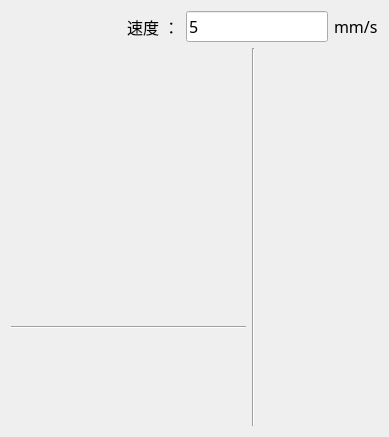
<?xml version="1.0" encoding="UTF-8"?>
<ui version="4.0">
 <class>qg_JogButton_JMPinClass</class>
 <widget class="QWidget" name="qg_JogButton_JMPinClass">
  <property name="geometry">
   <rect>
    <x>0</x>
    <y>0</y>
    <width>389</width>
    <height>437</height>
   </rect>
  </property>
  <property name="font">
   <font>
    <family>微软雅黑</family>
    <pointsize>12</pointsize>
   </font>
  </property>
  <property name="windowTitle">
   <string>qg_JogButton_JMPin</string>
  </property>
  <layout class="QVBoxLayout" name="verticalLayout_2">
   <item>
    <layout class="QHBoxLayout" name="horizontalLayout">
     <item>
      <spacer name="horizontalSpacer">
       <property name="orientation">
        <enum>Qt::Horizontal</enum>
       </property>
       <property name="sizeHint" stdset="0">
        <size>
         <width>40</width>
         <height>20</height>
        </size>
       </property>
      </spacer>
     </item>
     <item>
      <widget class="QLabel" name="label_2">
       <property name="text">
        <string> 速度 ：</string>
       </property>
      </widget>
     </item>
     <item>
      <widget class="QLineEdit" name="lineEdit_JogSpeed">
       <property name="text">
        <string>5</string>
       </property>
      </widget>
     </item>
     <item>
      <widget class="QLabel" name="label">
       <property name="text">
        <string>mm/s</string>
       </property>
      </widget>
     </item>
    </layout>
   </item>
   <item>
    <layout class="QHBoxLayout" name="horizontalLayout_2" stretch="2,0,1">
     <item>
      <layout class="QGridLayout" name="gridLayout">
       <item row="8" column="2">
        <widget class="QPushButton" name="pushButton_U1Right">
         <property name="minimumSize">
          <size>
           <width>0</width>
           <height>40</height>
          </size>
         </property>
         <property name="toolTip">
          <string>U1右（治具）</string>
         </property>
         <property name="styleSheet">
          <string notr="true">QPushButton {
    border: none;
    background: transparent;
}
QPushButton:hover {
    border:1px solid #FFFFFF;
    background: rgba(127, 127, 127, 20);
}</string>
         </property>
         <property name="text">
          <string/>
         </property>
         <property name="icon">
          <iconset resource="../../imgResource.qrc">
           <normaloff>:/icons/icons8-向右旋转-48.png</normaloff>:/icons/icons8-向右旋转-48.png</iconset>
         </property>
         <property name="iconSize">
          <size>
           <width>36</width>
           <height>36</height>
          </size>
         </property>
        </widget>
       </item>
       <item row="0" column="0">
        <widget class="QPushButton" name="pushButton_ULeft">
         <property name="minimumSize">
          <size>
           <width>0</width>
           <height>40</height>
          </size>
         </property>
         <property name="toolTip">
          <string>U左</string>
         </property>
         <property name="styleSheet">
          <string notr="true">QPushButton {
    border: none;
    background: transparent;
}
QPushButton:hover {
    border:1px solid #FFFFFF;
    background: rgba(127, 127, 127, 20);
}</string>
         </property>
         <property name="text">
          <string/>
         </property>
         <property name="icon">
          <iconset resource="../../imgResource.qrc">
           <normaloff>:/icons/icons8-向左旋转-48.png</normaloff>:/icons/icons8-向左旋转-48.png</iconset>
         </property>
         <property name="iconSize">
          <size>
           <width>36</width>
           <height>36</height>
          </size>
         </property>
        </widget>
       </item>
       <item row="5" column="1">
        <widget class="QPushButton" name="pushButton_YDown">
         <property name="minimumSize">
          <size>
           <width>0</width>
           <height>40</height>
          </size>
         </property>
         <property name="toolTip">
          <string>Y下</string>
         </property>
         <property name="styleSheet">
          <string notr="true">QPushButton {
    border: none;
    background: transparent;
}
QPushButton:hover {
    border:1px solid #FFFFFF;
    background: rgba(127, 127, 127, 20);
}</string>
         </property>
         <property name="text">
          <string/>
         </property>
         <property name="icon">
          <iconset resource="../../imgResource.qrc">
           <normaloff>:/icons/icons8-双降-48.png</normaloff>:/icons/icons8-双降-48.png</iconset>
         </property>
         <property name="iconSize">
          <size>
           <width>36</width>
           <height>36</height>
          </size>
         </property>
        </widget>
       </item>
       <item row="4" column="1">
        <spacer name="verticalSpacer_3">
         <property name="orientation">
          <enum>Qt::Vertical</enum>
         </property>
         <property name="sizeHint" stdset="0">
          <size>
           <width>20</width>
           <height>40</height>
          </size>
         </property>
        </spacer>
       </item>
       <item row="8" column="0">
        <widget class="QPushButton" name="pushButton_U1Left">
         <property name="minimumSize">
          <size>
           <width>0</width>
           <height>40</height>
          </size>
         </property>
         <property name="toolTip">
          <string>U1左（治具）</string>
         </property>
         <property name="styleSheet">
          <string notr="true">QPushButton {
    border: none;
    background: transparent;
}
QPushButton:hover {
    border:1px solid #FFFFFF;
    background: rgba(127, 127, 127, 20);
}</string>
         </property>
         <property name="text">
          <string/>
         </property>
         <property name="icon">
          <iconset resource="../../imgResource.qrc">
           <normaloff>:/icons/icons8-向左旋转-48.png</normaloff>:/icons/icons8-向左旋转-48.png</iconset>
         </property>
         <property name="iconSize">
          <size>
           <width>36</width>
           <height>36</height>
          </size>
         </property>
        </widget>
       </item>
       <item row="3" column="0">
        <widget class="QPushButton" name="pushButton_XLeft">
         <property name="minimumSize">
          <size>
           <width>0</width>
           <height>40</height>
          </size>
         </property>
         <property name="toolTip">
          <string>X左</string>
         </property>
         <property name="styleSheet">
          <string notr="true">QPushButton {
    border: none;
    background: transparent;
}
QPushButton:hover {
    border:1px solid #FFFFFF;
    background: rgba(127, 127, 127, 20);
}</string>
         </property>
         <property name="text">
          <string/>
         </property>
         <property name="icon">
          <iconset resource="../../imgResource.qrc">
           <normaloff>:/icons/icons8-双左-48.png</normaloff>:/icons/icons8-双左-48.png</iconset>
         </property>
         <property name="iconSize">
          <size>
           <width>36</width>
           <height>36</height>
          </size>
         </property>
        </widget>
       </item>
       <item row="7" column="0">
        <widget class="QPushButton" name="pushButton_X1Left">
         <property name="minimumSize">
          <size>
           <width>0</width>
           <height>40</height>
          </size>
         </property>
         <property name="toolTip">
          <string>X1左（侧相机）</string>
         </property>
         <property name="styleSheet">
          <string notr="true">QPushButton {
    border: none;
    background: transparent;
}
QPushButton:hover {
    border:1px solid #FFFFFF;
    background: rgba(127, 127, 127, 20);
}</string>
         </property>
         <property name="text">
          <string/>
         </property>
         <property name="icon">
          <iconset resource="../../imgResource.qrc">
           <normaloff>:/icons/icons8-双左-48.png</normaloff>:/icons/icons8-双左-48.png</iconset>
         </property>
         <property name="iconSize">
          <size>
           <width>36</width>
           <height>36</height>
          </size>
         </property>
        </widget>
       </item>
       <item row="0" column="2">
        <widget class="QPushButton" name="pushButton_URight">
         <property name="minimumSize">
          <size>
           <width>0</width>
           <height>40</height>
          </size>
         </property>
         <property name="toolTip">
          <string>U右</string>
         </property>
         <property name="styleSheet">
          <string notr="true">QPushButton {
    border: none;
    background: transparent;
}
QPushButton:hover {
    border:1px solid #FFFFFF;
    background: rgba(127, 127, 127, 20);
}</string>
         </property>
         <property name="text">
          <string/>
         </property>
         <property name="icon">
          <iconset resource="../../imgResource.qrc">
           <normaloff>:/icons/icons8-向右旋转-48.png</normaloff>:/icons/icons8-向右旋转-48.png</iconset>
         </property>
         <property name="iconSize">
          <size>
           <width>36</width>
           <height>36</height>
          </size>
         </property>
        </widget>
       </item>
       <item row="3" column="2">
        <widget class="QPushButton" name="pushButton_XRight">
         <property name="minimumSize">
          <size>
           <width>0</width>
           <height>40</height>
          </size>
         </property>
         <property name="toolTip">
          <string>X右</string>
         </property>
         <property name="styleSheet">
          <string notr="true">QPushButton {
    border: none;
    background: transparent;
}
QPushButton:hover {
    border:1px solid #FFFFFF;
    background: rgba(127, 127, 127, 20);
}</string>
         </property>
         <property name="text">
          <string/>
         </property>
         <property name="icon">
          <iconset resource="../../imgResource.qrc">
           <normaloff>:/icons/icons8-双右-48.png</normaloff>:/icons/icons8-双右-48.png</iconset>
         </property>
         <property name="iconSize">
          <size>
           <width>36</width>
           <height>36</height>
          </size>
         </property>
        </widget>
       </item>
       <item row="2" column="1">
        <spacer name="verticalSpacer">
         <property name="orientation">
          <enum>Qt::Vertical</enum>
         </property>
         <property name="sizeHint" stdset="0">
          <size>
           <width>20</width>
           <height>40</height>
          </size>
         </property>
        </spacer>
       </item>
       <item row="1" column="1">
        <widget class="QPushButton" name="pushButton_YUp">
         <property name="minimumSize">
          <size>
           <width>0</width>
           <height>40</height>
          </size>
         </property>
         <property name="toolTip">
          <string>Y上</string>
         </property>
         <property name="styleSheet">
          <string notr="true">QPushButton {
    border: none;
    background: transparent;
}
QPushButton:hover {
    border:1px solid #FFFFFF;
    background: rgba(127, 127, 127, 20);
}</string>
         </property>
         <property name="text">
          <string/>
         </property>
         <property name="icon">
          <iconset resource="../../imgResource.qrc">
           <normaloff>:/icons/icons8-翻倍-48.png</normaloff>:/icons/icons8-翻倍-48.png</iconset>
         </property>
         <property name="iconSize">
          <size>
           <width>36</width>
           <height>36</height>
          </size>
         </property>
        </widget>
       </item>
       <item row="6" column="0" colspan="3">
        <widget class="Line" name="line_2">
         <property name="orientation">
          <enum>Qt::Horizontal</enum>
         </property>
        </widget>
       </item>
       <item row="7" column="1">
        <spacer name="verticalSpacer_4">
         <property name="orientation">
          <enum>Qt::Vertical</enum>
         </property>
         <property name="sizeHint" stdset="0">
          <size>
           <width>20</width>
           <height>40</height>
          </size>
         </property>
        </spacer>
       </item>
       <item row="0" column="1">
        <spacer name="verticalSpacer_2">
         <property name="orientation">
          <enum>Qt::Vertical</enum>
         </property>
         <property name="sizeHint" stdset="0">
          <size>
           <width>20</width>
           <height>40</height>
          </size>
         </property>
        </spacer>
       </item>
       <item row="7" column="2">
        <widget class="QPushButton" name="pushButton_X1Right">
         <property name="minimumSize">
          <size>
           <width>0</width>
           <height>40</height>
          </size>
         </property>
         <property name="toolTip">
          <string>X1右（侧相机）</string>
         </property>
         <property name="styleSheet">
          <string notr="true">QPushButton {
    border: none;
    background: transparent;
}
QPushButton:hover {
    border:1px solid #FFFFFF;
    background: rgba(127, 127, 127, 20);
}</string>
         </property>
         <property name="text">
          <string/>
         </property>
         <property name="icon">
          <iconset resource="../../imgResource.qrc">
           <normaloff>:/icons/icons8-双右-48.png</normaloff>:/icons/icons8-双右-48.png</iconset>
         </property>
         <property name="iconSize">
          <size>
           <width>36</width>
           <height>36</height>
          </size>
         </property>
        </widget>
       </item>
      </layout>
     </item>
     <item>
      <widget class="Line" name="line">
       <property name="orientation">
        <enum>Qt::Vertical</enum>
       </property>
      </widget>
     </item>
     <item>
      <layout class="QVBoxLayout" name="verticalLayout">
       <item>
        <widget class="QPushButton" name="pushButton_ZUp">
         <property name="minimumSize">
          <size>
           <width>0</width>
           <height>40</height>
          </size>
         </property>
         <property name="toolTip">
          <string>pin检测Z上</string>
         </property>
         <property name="styleSheet">
          <string notr="true">QPushButton {
    border: none;
    background: transparent;
}
QPushButton:hover {
    border:1px solid #FFFFFF;
    background: rgba(127, 127, 127, 20);
}</string>
         </property>
         <property name="text">
          <string/>
         </property>
         <property name="icon">
          <iconset resource="../../imgResource.qrc">
           <normaloff>:/icons/icons8-翻倍-48.png</normaloff>:/icons/icons8-翻倍-48.png</iconset>
         </property>
         <property name="iconSize">
          <size>
           <width>36</width>
           <height>36</height>
          </size>
         </property>
        </widget>
       </item>
       <item>
        <spacer name="verticalSpacer_8">
         <property name="orientation">
          <enum>Qt::Vertical</enum>
         </property>
         <property name="sizeHint" stdset="0">
          <size>
           <width>20</width>
           <height>40</height>
          </size>
         </property>
        </spacer>
       </item>
       <item>
        <widget class="QPushButton" name="pushButton_ZDown">
         <property name="minimumSize">
          <size>
           <width>0</width>
           <height>40</height>
          </size>
         </property>
         <property name="toolTip">
          <string>pin检测Z下</string>
         </property>
         <property name="styleSheet">
          <string notr="true">QPushButton {
    border: none;
    background: transparent;
}
QPushButton:hover {
    border:1px solid #FFFFFF;
    background: rgba(127, 127, 127, 20);
}</string>
         </property>
         <property name="text">
          <string/>
         </property>
         <property name="icon">
          <iconset resource="../../imgResource.qrc">
           <normaloff>:/icons/icons8-双降-48.png</normaloff>:/icons/icons8-双降-48.png</iconset>
         </property>
         <property name="iconSize">
          <size>
           <width>36</width>
           <height>36</height>
          </size>
         </property>
        </widget>
       </item>
       <item>
        <widget class="QPushButton" name="pushButton_Z1Up">
         <property name="minimumSize">
          <size>
           <width>0</width>
           <height>40</height>
          </size>
         </property>
         <property name="toolTip">
          <string>正面相机Z上</string>
         </property>
         <property name="styleSheet">
          <string notr="true">QPushButton {
    border: none;
    background: transparent;
}
QPushButton:hover {
    border:1px solid #FFFFFF;
    background: rgba(127, 127, 127, 20);
}</string>
         </property>
         <property name="text">
          <string/>
         </property>
         <property name="icon">
          <iconset resource="../../imgResource.qrc">
           <normaloff>:/icons/icons8-翻倍-48.png</normaloff>:/icons/icons8-翻倍-48.png</iconset>
         </property>
         <property name="iconSize">
          <size>
           <width>36</width>
           <height>36</height>
          </size>
         </property>
        </widget>
       </item>
       <item>
        <spacer name="verticalSpacer_5">
         <property name="orientation">
          <enum>Qt::Vertical</enum>
         </property>
         <property name="sizeHint" stdset="0">
          <size>
           <width>20</width>
           <height>40</height>
          </size>
         </property>
        </spacer>
       </item>
       <item>
        <widget class="QPushButton" name="pushButton_Z1Down">
         <property name="minimumSize">
          <size>
           <width>0</width>
           <height>40</height>
          </size>
         </property>
         <property name="toolTip">
          <string>正面相机Z下</string>
         </property>
         <property name="styleSheet">
          <string notr="true">QPushButton {
    border: none;
    background: transparent;
}
QPushButton:hover {
    border:1px solid #FFFFFF;
    background: rgba(127, 127, 127, 20);
}</string>
         </property>
         <property name="text">
          <string/>
         </property>
         <property name="icon">
          <iconset resource="../../imgResource.qrc">
           <normaloff>:/icons/icons8-双降-48.png</normaloff>:/icons/icons8-双降-48.png</iconset>
         </property>
         <property name="iconSize">
          <size>
           <width>36</width>
           <height>36</height>
          </size>
         </property>
        </widget>
       </item>
      </layout>
     </item>
    </layout>
   </item>
  </layout>
 </widget>
 <layoutdefault spacing="6" margin="11"/>
 <resources>
  <include location="../../imgResource.qrc"/>
 </resources>
 <connections/>
</ui>
